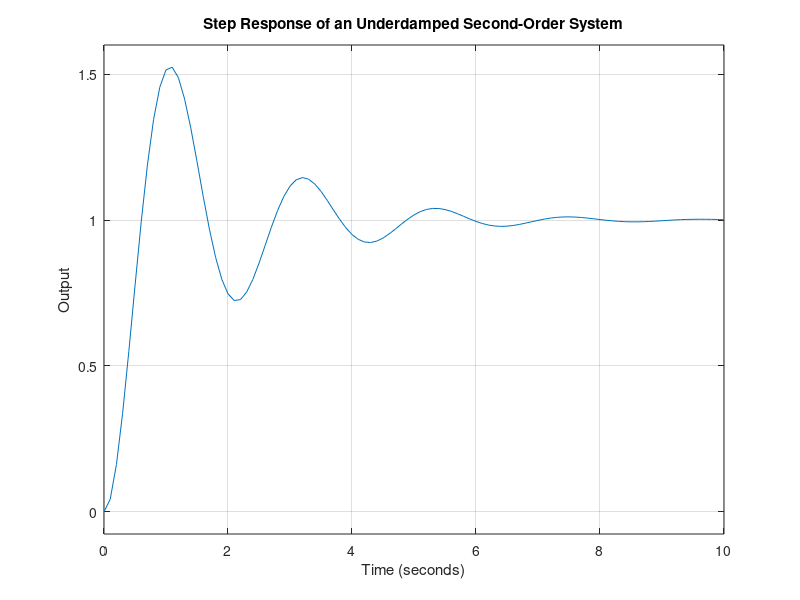

Reproduce this figure in MATLAB.
% Underdamped Second-Order System Step Response
clc; clear; close all;

% System parameters (Underdamped)
K = 1;          % System gain
wn = 3;         % Natural frequency (rad/s)
zeta = 0.2;     % Damping ratio (underdamped: 0 < zeta < 1)

% Transfer function: G(s) = K*wn^2 / (s^2 + 2*zeta*wn*s + wn^2)
s = tf('s');
G = K*wn^2 / (s^2 + 2*zeta*wn*s + wn^2);

% Display
disp('Underdamped Second-Order Transfer Function:');
disp(G);

% Step response
figure;
step(G)
grid on;
title('Step Response of an Underdamped Second-Order System');
xlabel('Time (seconds)');
ylabel('Output');
